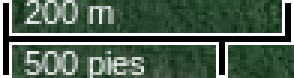
#> input picture images/Deforestacion_referencia.png, 98 x 26 px (shown 3 times larger); its folder holds only this picture in this run
$ python Ej3_mascara_difusa.py --image ../images/Deforestacion_referencia.png
#> lines starting #> are read from the running program, lines starting #| are printed output that depends on the picture
"""
Filtros de acentuado.
Filtrado por MASCARA DIFUSA.

Obtenga versiones mejoradas de diferentes imagenes mediante el
filtrado por mascara difusa. Implemente el calculo como:
g(x, y) = f(x, y) - PB(f(x, y))

De la teoria:
Mascara difusa: Es una operación que permite obtener una imagen que
extrae las altas frecuencias pero con f(x,y) - PB(f(x,y)) que es una
versión pasa-bajos de la imagen original, osea es una diferencia entre
una imagen dada f(x, y) y una versión suavizada de la misma imagen
(una version pasa-bajos), que sería el término PB(f(x,y)).

Lo que hacemos es eliminar las zonas homogéneas y quedarnos con las
zonas donde hay más detalles (bordes, altas frecuencias).

En la pág. 20 del PDF de teoria se muestra el ejemplo con la imagen "camaleon.tif".
El resultado que obtuve es el mismo.
"""

import os
os.chdir(os.path.dirname(os.path.abspath(__file__)))
import cv2
import numpy as np
import argparse

PATH = "../images/"

# Si lo quiero usar desde consola:
# python Ej3_mascara_difusa.py -im nombreImagen.jpg

default_img = 'camaleon.tif'

ap = argparse.ArgumentParser()
ap.add_argument("-im", "--image", required=False, help="path de la imagen a utilizar")
args = vars(ap.parse_args())

nombre_imagen = args["image"] if args["image"] else default_img

f = cv2.imread(PATH + nombre_imagen, cv2.IMREAD_GRAYSCALE)
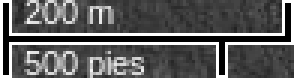
#> f: shape (26, 98) (shown 3 times larger); min 0, max 255, mean 89.8

# Filtro pasa-bajos
m_width = 3;
m_height = 3;
kernel = np.ones((m_width,m_height),np.float32)/(m_width*m_height)

PB = cv2.filter2D(f,-1,kernel)
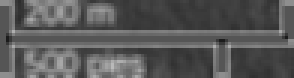
#> PB: shape (26, 98) (shown 3 times larger); min 28, max 186, mean 88.6

# Aplicar el filtro pasa-altos para filtrado por mascara difusa
g = f - PB
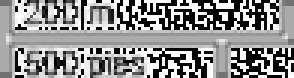
#> g: shape (26, 98) (shown 3 times larger); min 0, max 255, mean 144.2

# Ajustar el fondo a gris 127
# En el ejemplo del PDF (pag. 20) se ve que el fondo queda en gris 127, pero aca queda todo negro
# porque el filtro pasa-altos puede producir valores negativos que se truncan a 0 cuando se convierten
# a un formato de imagen de 8 bits, entonces al sumar 127 cambiamos el rango de px de [0, 255]
# a [127, 382], y cuando se truncan quedan en [127, 255], teniendo un gris 127 de fondo.
g = g + 127
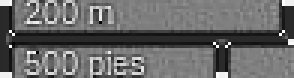
#> g: shape (26, 98) (shown 3 times larger); min 1, max 255, mean 103.6

cv2.imshow('Original', f)
cv2.imshow('Pasa bajos', PB)
cv2.imshow('Máscara difusa', g)

cv2.waitKey(0)
cv2.destroyAllWindows()

$ run again, on images/flores02.jpg
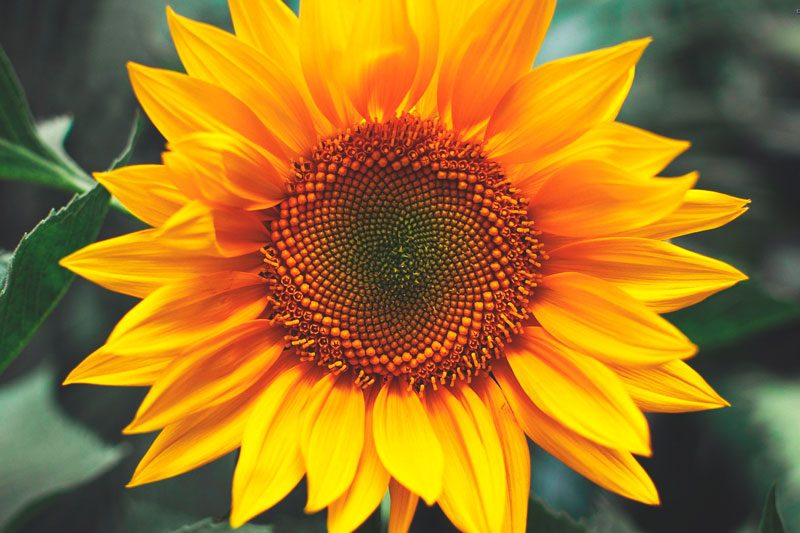
#> input picture images/flores02.jpg, 800 x 533 px
#> `f = cv2.imread(PATH + nombre_imagen, cv2.IMREAD_GRAYSCALE)`:
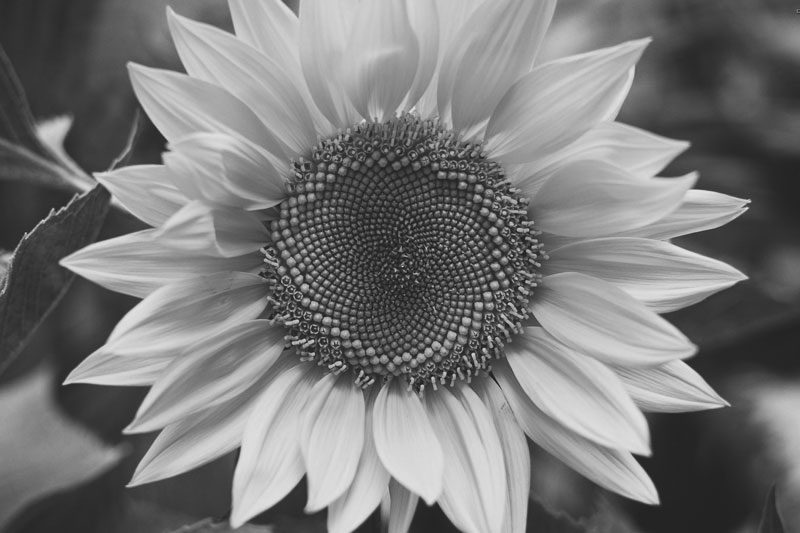
#> f: shape (533, 800); min 14, max 232, mean 121
#> `g = g + 127`:
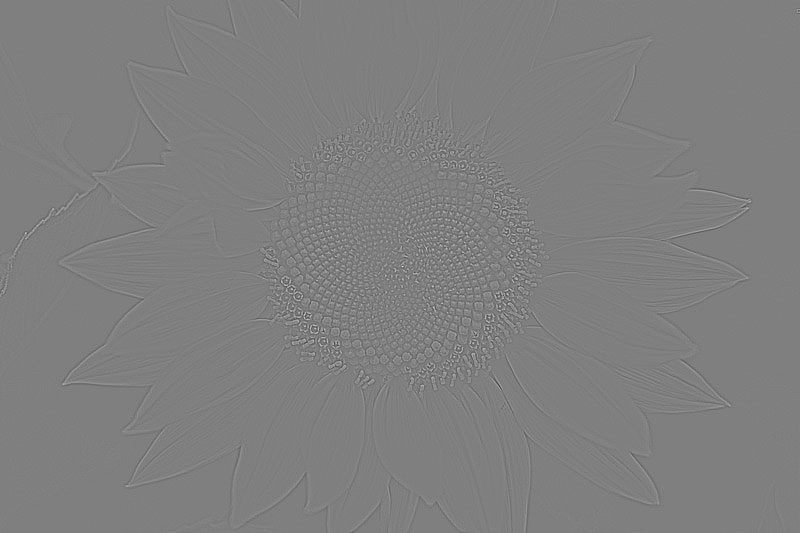
#> g: shape (533, 800); min 53, max 248, mean 127

$ run again, on images/Deforestacion_zona_delimitada.png
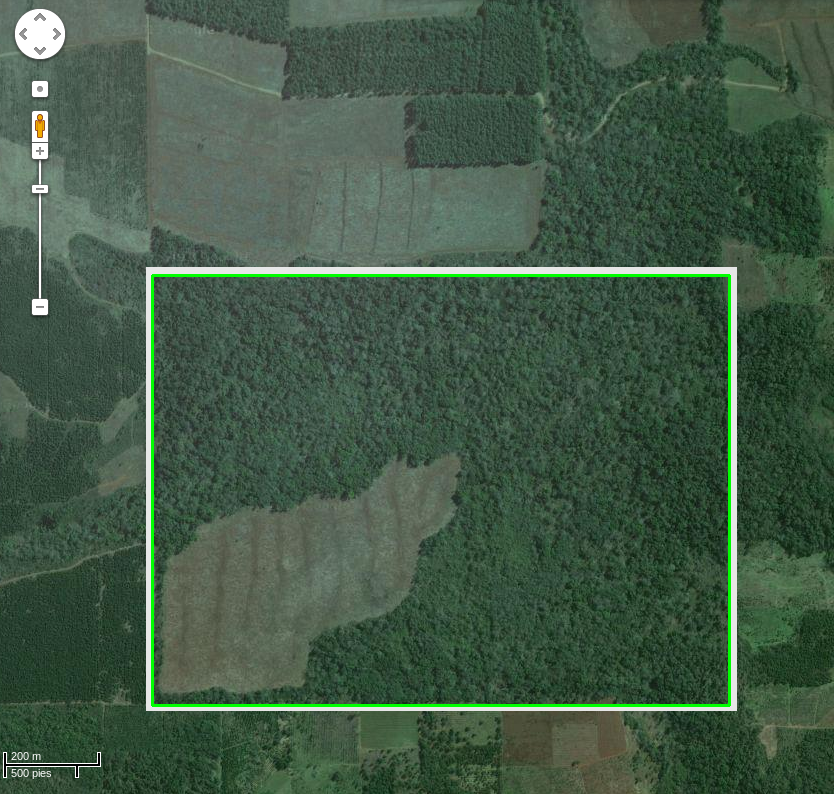
#> input picture images/Deforestacion_zona_delimitada.png, 834 x 794 px
#> `g = f - PB`:
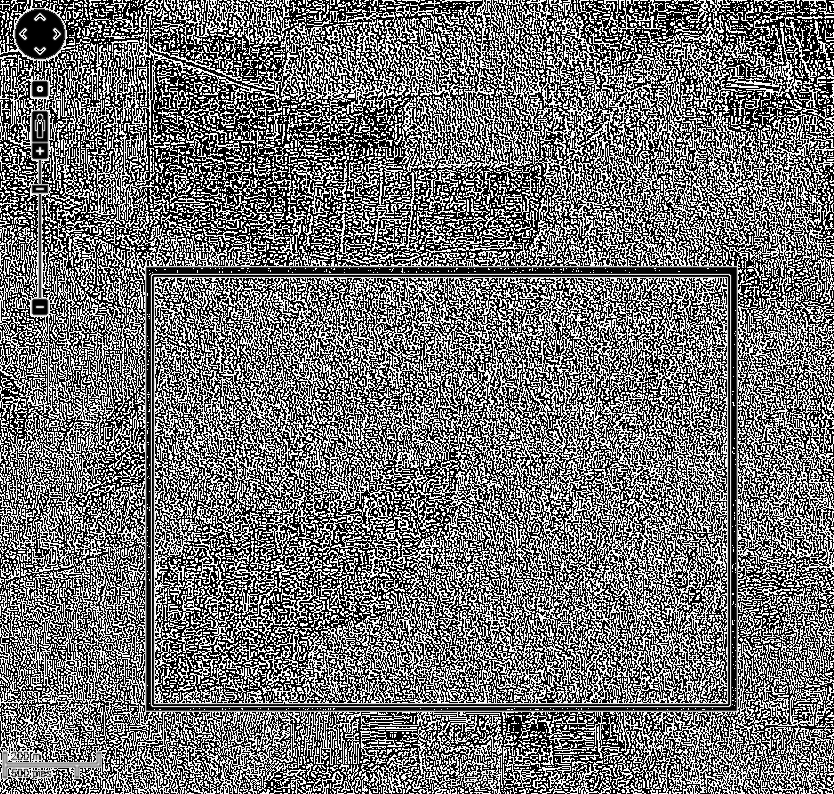
#> g: shape (794, 834); min 0, max 255, mean 113
#> `g = g + 127`:
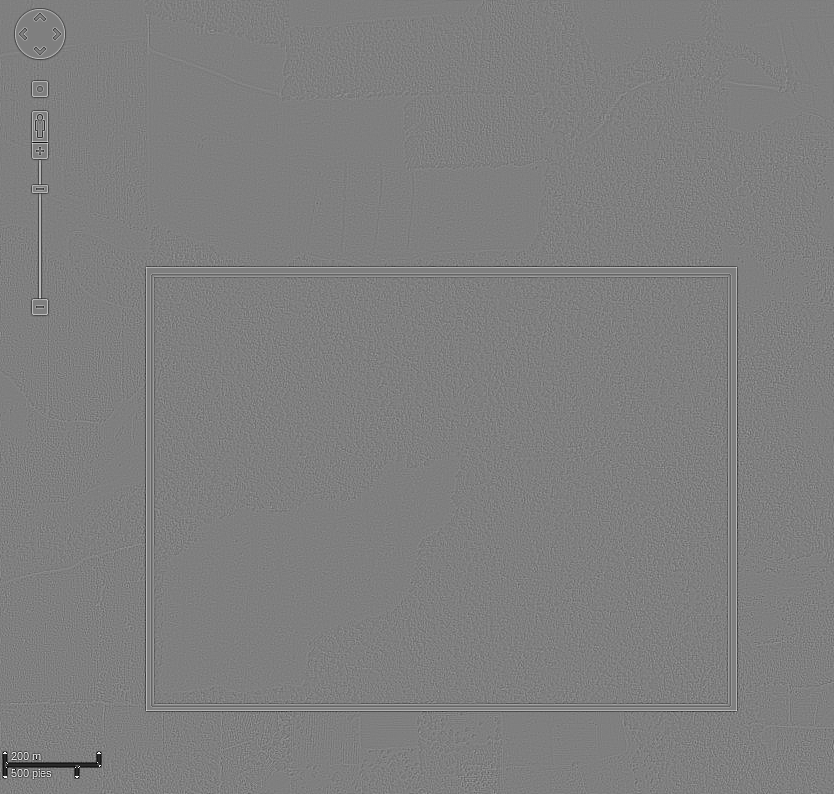
#> g: shape (794, 834); min 0, max 255, mean 126.9
